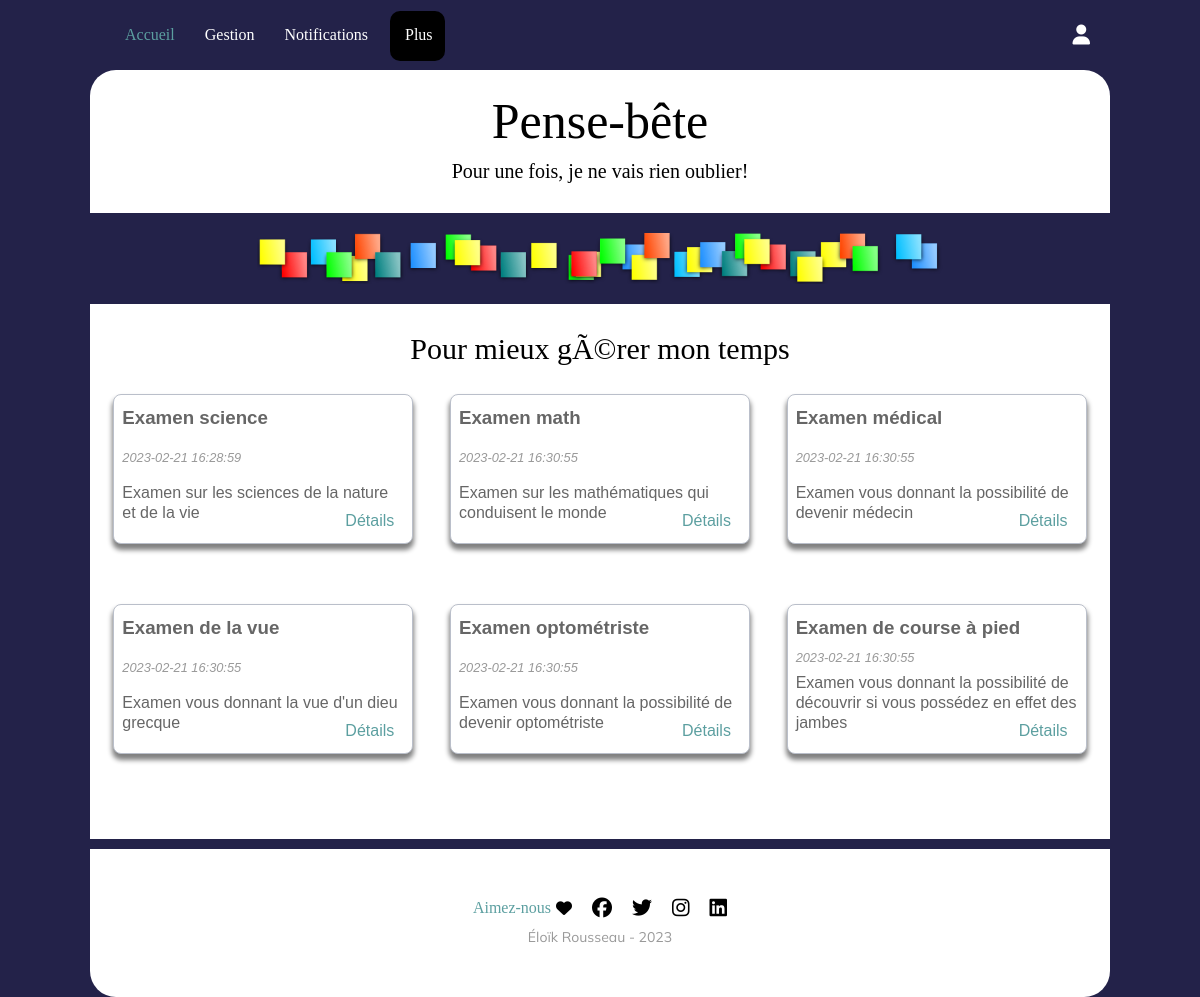
The page / on the database its author committed.
### tables this page shows
CREATE TABLE `notes` (
  `id` int NOT NULL,
  `titre` varchar(100) NOT NULL,
  `dateajout` datetime NOT NULL,
  `datelimite` datetime DEFAULT NULL,
  `icone` varchar(255) DEFAULT NULL,
  `eisenhower_id` int DEFAULT NULL,
  `description` text
);

### index.php (the view, shortened to what this page needs)
<?php
require_once "include/entete.inc";
?>
<div class="contenu">
    <h2><?php echo PAGE_H1?></h2>
    <div class="notes">
        <?php
        $requete = "SELECT id, titre, dateajout, datelimite, description FROM notes ORDER BY id;";
        $resultat = $mysqli->query($requete);
        if ($resultat) {
            if ($mysqli->affected_rows > 0)
            {
                while ($data = $resultat->fetch_row()) {
                    echo "<div class='unenote'>
                            <h3>$data[1]</h3>
                            <span class='date'>$data[2]</span>
                            <p>$data[4]</p>
                            <a href=" . PATH . "/notes.php?id=" . $data[0] . ">Détails</a>
                          </div>";
                }
            } else {
                echo "<h2>Aucunes notes n'ont été trouvées, veuillez en ajouter une nouvelle.</h2>";
            }
        } else {
            echo "<h2 class='erreur'>Il y a eu une erreur lors du téléchargement des notes.</h2>";
        }
        ?>
    </div>
</div>
<?php require_once "include/pied-page.inc" ?>
</div>
</div>
</body>
</html>

### include/entete.inc (shortened to what this page needs)
<!DOCTYPE html>
<html lang="fr-CA">
<head>
    <link rel="stylesheet" href="css/style.css">
    <link rel="stylesheet" href="css/mes-styles.css">
</head>
<body>
<div class="boite mobile-shell">
    <div class="interieur">
        <header>
            <nav class="menuprincipal">
                <div class="liens-conteneur">
                    <ul>
                        <li class="actif"><a href=<?php echo PATH . "/"?>>Accueil</a></li>
                        <li><a href=<?php echo PATH . "/trier-notes.php"?>>Gestion</a></li>
                        <li><a href=<?php echo PATH . "/notifications.php"?>>Notifications</a></li>
                        <li class="derouleroule"><a>Plus</a><a href=<?php echo PATH . "/a-propos.php"?>>À propos de moi</a>
                    </ul>
                </div>
                <div class="icones-conteneur">
                    <div class="icone-authentification">
                        <?php
                        if (isset($_SESSION['code'])) {
                            echo '<a href="deconnecter.php"><i class="fa-solid fa-lg fa-right-from-bracket"></i></a>';
                        } else {
                            echo '<a href="formulaire-authentification.php"><i class="fa-solid fa-lg fa-user"></i></a>';
                        }
                        ?>
                    </div>
                </div>
            </nav>
            <div class="entete">
                <h1>Pense-bête</h1>
                <div class="soustitre">Pour une fois, je ne vais rien oublier!</div>
            </div>
            <div class="sousentete">
                <img src="medias/commun/images/entete.png" alt="post-it"/>
            </div>
        </header>

### include/pied-page.inc (shortened to what this page needs)
<?php
$year = date("Y");
?>
<footer>
    <div class="liens-sociaux">
        <a href="formulaire-jaime.php" id="aimeznous">Aimez-nous <i class="fa-solid fa-heart"></i></a>
        <a href="#" target="_blank"><i class="fa-brands fa-lg fa-facebook"></i></a>
        <a href="#" target="_blank"><i class="fa-brands fa-lg fa-twitter"></i></a>
        <a href="#" target="_blank"><i class="fa-brands fa-lg fa-instagram"></i></a>
        <a href="#" target="_blank"><i class="fa-brands fa-lg fa-linkedin"></i></a>
    </div>
    <p class="copyright"><?php echo "Éloïk Rousseau - $year" ?></p>
</footer>

### css/style.css (style rules this page uses)
* { margin: 0; padding: 0; box-sizing: border-box; }
body { --couleur-accent: #5C9FA0; --couleur-menu: #E5E7EB; --couleur-menu-accent: #D7DAE0; padding: 0; margin: auto; width: 85%; background: #f3f4f6; -webkit-text-size-adjust: none; }
a { color: var(--couleur-accent); text-decoration: none }
p { padding: 0 !important; margin: 0 !important }
img { max-width: 100%; }
.entete { padding: 12px; border-radius: 26px 26px 0px 0px; background-color: #ffffff; padding-bottom: 30px; }
footer { padding: 50px 30px; border-radius: 0px 0px 26px 26px; background-color: #ffffff; text-align: center; }
h1 { color: #000000; font-family: 'Playfair Display', Georgia, serif; font-size: 50px; text-align: center; font-weight: normal; margin: 10px 0; }
h2 { color: #000000; font-family: 'Playfair Display', Georgia, serif; font-size: 30px; text-align: center; font-weight: normal; margin: 10px 0; }
.soustitre { text-align: center; font-size: 20px; }
.sousentete { display: flex; justify-content: center; padding: 20px; }
.sousentete img { width: 70%; }
.contenu { background-color: #ffffff; padding: 20px 15px; color: #666666; font-family: 'Muli', Arial, sans-serif; font-size: 16px; line-height: 30px; text-align: center; padding-bottom: 40px; margin-bottom: 10px; position: relative; z-index: -1; }
.copyright { color: #999999; font-family: Mulish, Arial, sans-serif; font-size: 14px; line-height: 20px; text-align: center; padding-bottom: 10px; }
.notes { display: flex; flex-direction: row; justify-content: flex-start; align-items: flex-start; flex-wrap: wrap; margin-bottom: 25px; }
.unenote { border: 1px solid #BABFCA; border-radius: 8px; width: 300px; height: 150px; margin: 20px auto; padding: 8px; position: relative; background-color: white; box-shadow: rgba(50, 50, 93, 0.25) 0px 2px 5px -1px, rgba(0, 0, 0, 0.3) 0px 1px 3px -1px; }
.unenote .date { font-style: italic; font-size: 0.8em; color: #999999; }
.menuprincipal ul { display: inline; }
.menuprincipal ul li { display: inline; float: left; }
.menuprincipal ul li a { text-decoration: none; color: inherit; padding: 5px 15px; display: block; }
.menuprincipal ul li.actif a { color: var(--couleur-accent); }

### css/mes-styles.css (style rules this page uses)
body { background-color: #232249; }
.contenu { display: flex; flex-direction: column; align-items: center; justify-content: center; z-index: 1; }
.interieur { min-height: 100vh; }
.notes { gap: 20px; }
.notes .unenote { display: flex; flex-direction: column; justify-content: space-between; padding-bottom: 20px; box-shadow: 0 5px 5px 1px gray; text-align: left; transition: 250ms; }
.notes .unenote p { line-height: 20px; }
.notes .unenote a { position: absolute; right: 2px; bottom: 2px; padding: 5px; width: 70px; }
.menuprincipal { position: relative; display: flex; align-items: center; justify-content: space-between; padding: 0 20px; height: 70px; }
.menuprincipal .icone-authentification { list-style-type: none; }
.menuprincipal .icone-authentification i { color: #fff; }
.menuprincipal ul li a { color: white; padding: 15px; border-radius: 5px; white-space: nowrap; }
.derouleroule { position: absolute; border-radius: 10px; left: 300px; height: 50px; width: 55px; transition: 100ms; overflow: hidden; background-color: black; }
footer { display: flex; flex-direction: column; justify-content: center; gap: 10px; }
footer .liens-sociaux { display: flex; justify-content: center; width: 100%; gap: 20px; }
footer .liens-sociaux i { color: #000; }
footer #aimeznous { display: flex; justify-content: center; align-items: center; gap: 5px; }

### rows shown on the page
notes: titre "Examen science", dateajout "2023-02-21 16:28:59", description "Examen sur les sciences de la nature et de la vie"
notes: titre "Examen math", dateajout "2023-02-21 16:30:55", description "Examen sur les mathématiques qui conduisent le monde"
notes: titre "Examen médical", dateajout "2023-02-21 16:30:55", description "Examen vous donnant la possibilité de devenir médecin"
notes: titre "Examen de la vue", dateajout "2023-02-21 16:30:55", description "Examen vous donnant la vue d'un dieu grecque"
notes: titre "Examen optométriste", dateajout "2023-02-21 16:30:55", description "Examen vous donnant la possibilité de devenir optométriste"
notes: titre "Examen de course à pied", dateajout "2023-02-21 16:30:55", description "Examen vous donnant la possibilité de découvrir si vous possédez en effet des jambes"

### other values the page prints
PAGE_H1 "Pour mieux gÃ©rer mon temps"
